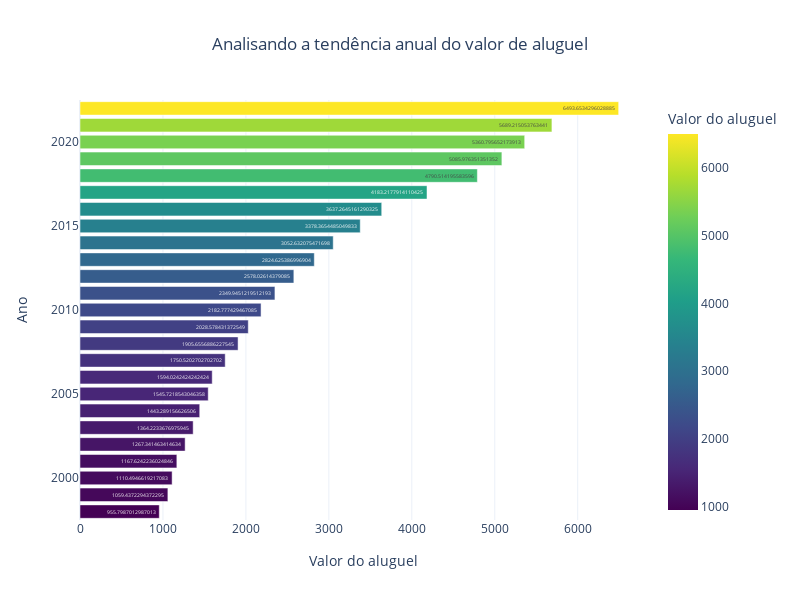

The code cell stored with this chart in its notebook:
### Code cell
fig = px.bar(
  data_frame=influence_by_year,  # Passando o DataFrame
  x=influence_by_year['Valor'],  # Passando a coluna 'Valor' para o eixo x
  y=influence_by_year['Ano'],  # Passando a coluna 'Ano' para o eixo y 
  title="Analisando a tendência anual do valor de aluguel", # Título do gráfico
  color='Valor', # Passando a coluna 'Valor' para a cor
  color_continuous_scale=px.colors.sequential.Viridis, # Passando uma paleta de cores
  labels={'Valor': 'Valor do aluguel', 'Ano': 'Ano'}, # Passando os rótulos
  orientation='h', # Definindo a orientação do gráfico como horizontal
  text=influence_by_year['Valor'], # Passando a coluna 'Valor' para o texto,
  template='plotly_white', # Definindo o template do gráfico
  height=600, # Definindo a altura do gráfico
  width=800, # Definindo a largura do gráfico,
)

fig.update_layout(
  transition={'duration': 500}, # Definindo a duração da transição
  title_x=0.5, # Centralizando o título,
  xaxis_title=dict(
    standoff=20       # distância do eixo
  ),
  yaxis_title=dict(
    standoff=20       # distância do eixo
  ),
)


fig.show()

### Figure 1 — Plotly figure (JSON) as saved in the notebook; plotly's stock layout.template omitted (floating-point values rounded to 4 significant figures)
{"data": [{"hovertemplate": "Valor do aluguel=%{marker.color}<br>Ano=%{y}<extra></extra>", "legendgroup": "", "marker": {"color": [6494.0, 5689.0, 5361.0, 5086.0, 4791.0, 4183.0, 3637.0, 3378.0, 3053.0, 2825.0, 2578.0, 2350.0, 2183.0, 2029.0, 1906.0, 1751.0, 1594.0, 1546.0, 1443.0, 1364.0, 1267.0, 1168.0, 1110.0, 1059.0, 955.8], "coloraxis": "coloraxis", "pattern": {"shape": ""}}, "name": "", "orientation": "h", "showlegend": false, "text": [6494.0, 5689.0, 5361.0, 5086.0, 4791.0, 4183.0, 3637.0, 3378.0, 3053.0, 2825.0, 2578.0, 2350.0, 2183.0, 2029.0, 1906.0, 1751.0, 1594.0, 1546.0, 1443.0, 1364.0, 1267.0, 1168.0, 1110.0, 1059.0, 955.8], "textposition": "auto", "type": "bar", "x": [6494.0, 5689.0, 5361.0, 5086.0, 4791.0, 4183.0, 3637.0, 3378.0, 3053.0, 2825.0, 2578.0, 2350.0, 2183.0, 2029.0, 1906.0, 1751.0, 1594.0, 1546.0, 1443.0, 1364.0, 1267.0, 1168.0, 1110.0, 1059.0, 955.8], "xaxis": "x", "y": [2022, 2021, 2020, 2019, 2018, 2017, 2016, 2015, 2014, 2013, 2012, 2011, 2010, 2009, 2008, 2007, 2006, 2005, 2004, 2003, 2002, 2001, 2000, 1999, 1998], "yaxis": "y"}], "layout": {"barmode": "relative", "coloraxis": {"colorbar": {"title": {"text": "Valor do aluguel"}}, "colorscale": [[0, "#440154"], [0.1111, "#482878"], [0.2222, "#3e4989"], [0.3333, "#31688e"], [0.4444, "#26828e"], [0.5556, "#1f9e89"], [0.6667, "#35b779"], [0.7778, "#6ece58"], [0.8889, "#b5de2b"], [1, "#fde725"]]}, "height": 600, "legend": {"tracegroupgap": 0}, "title": {"text": "Analisando a tendência anual do valor de aluguel", "x": 0.5}, "transition": {"duration": 500}, "width": 800, "xaxis": {"anchor": "y", "domain": [0, 1], "title": {"standoff": 20, "text": "Valor do aluguel"}}, "yaxis": {"anchor": "x", "domain": [0, 1], "title": {"standoff": 20, "text": "Ano"}}}}
